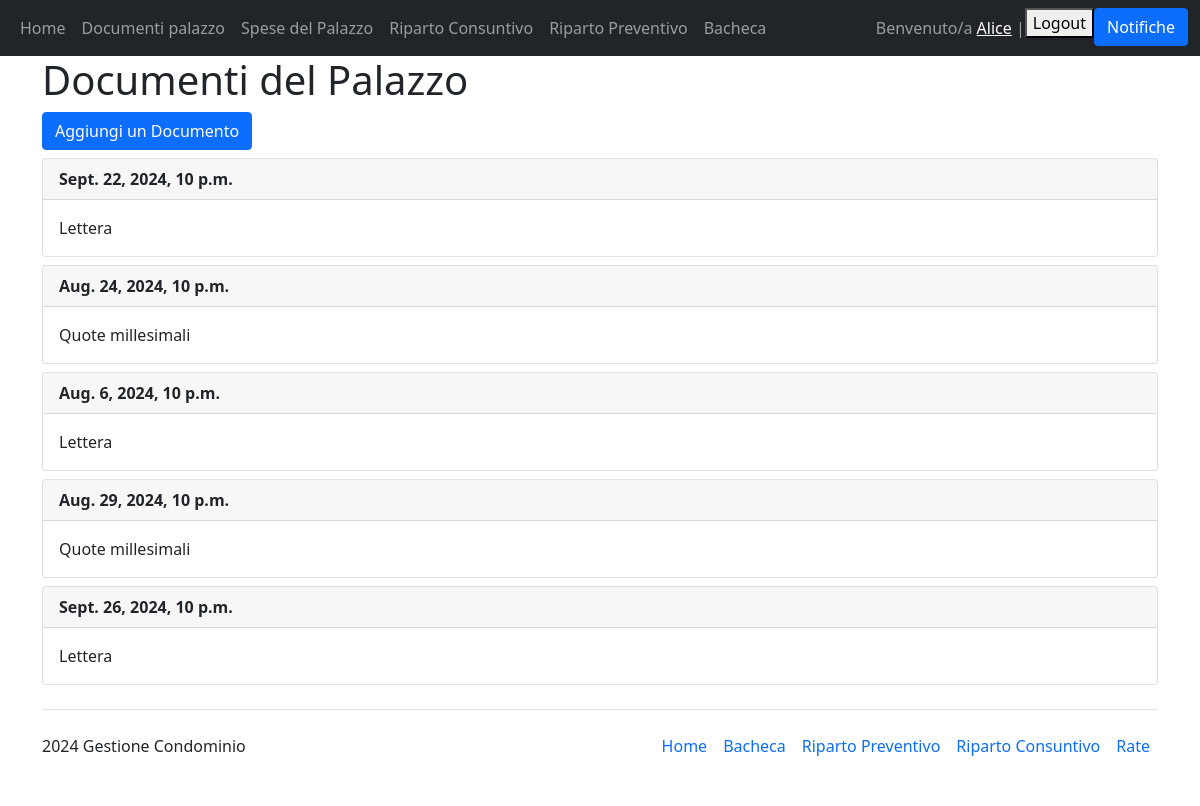
The page /documenti_palazzo (signed in) on the database as committed earlier.
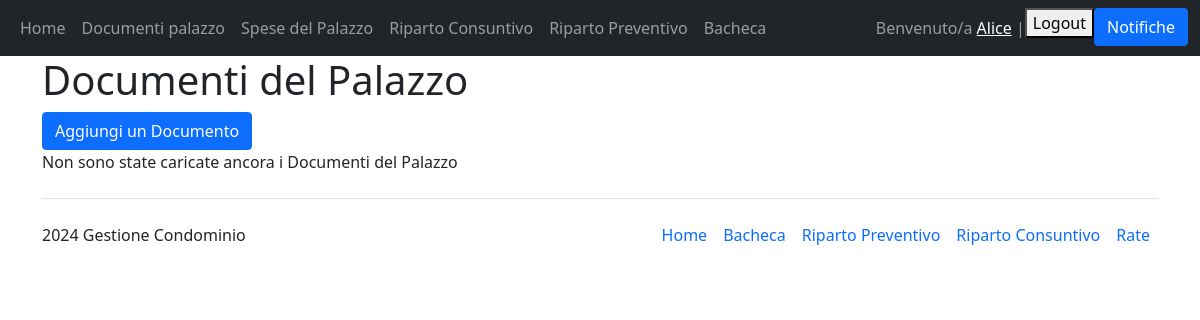
The same page on the database as committed later.
### Condominio/models.py (models this page shows)
class DocumentiPalazzo(models.Model):
    data = models.DateTimeField("Data", primary_key=True)
    descrizione = models.CharField(max_length=200)
    file_documento = models.FileField(verbose_name="Documento del Palazzo", upload_to='documenti_palazzo/', blank=True, default=None)
    class Meta:
        verbose_name_plural = "Documenti del Palazzo"

### Condominio/views.py (the view)
# urls.py: path('documenti_palazzo', views.documenti_palazzo, name="documenti_palazzo"),
@login_required(login_url="/login")
def documenti_palazzo(request):
    documenti=DocumentiPalazzo.objects.all()
    if request.method == "POST":
        documento_id = request.POST.get("documento-id")
        print(documento_id)
        documento=DocumentiPalazzo.objects.filter(id=documento_id).first()
        if documento and (request.user.has_perm("main.delete_documento")):
            documento.delete()
    return render(request, 'Condominio_main/documenti_palazzo.html', {"documenti":documenti})

### Condominio/templates/Condominio_main/documenti_palazzo.html (shortened to what this page needs)
{% extends 'Condominio_main/base.html' %}
{% block content %}
<h1>Documenti del Palazzo</h1>
<a class="btn btn-primary" href="/create_documento" role="button">Aggiungi un Documento</a>
{% for documento in documenti %}
<div class="card mt-2">
    <div class="card-header"><strong>{{documento.data}}</strong></div>
    <div class="card-body d-flex flex-row justify-content-between">
       <div>
            {{documento.descrizione}}
       </div>
    </div>
</div>
{%empty%}
<p>Non sono state caricate ancora i Documenti del Palazzo</p>
{% endfor %}
{% endblock %}

Rows that differ between the two databases and show on the page:
removed DocumentiPalazzo: data "Sept. 22, 2024, 10 p.m.", descrizione "Lettera"
removed DocumentiPalazzo: data "Aug. 24, 2024, 10 p.m.", descrizione "Quote millesimali"
removed DocumentiPalazzo: data "Aug. 6, 2024, 10 p.m.", descrizione "Lettera"
removed DocumentiPalazzo: data "Aug. 29, 2024, 10 p.m.", descrizione "Quote millesimali"
removed DocumentiPalazzo: data "Sept. 26, 2024, 10 p.m.", descrizione "Lettera"
Other text that changed with them:
text now shown: "Non sono state caricate ancora i Documenti del Palazzo"
